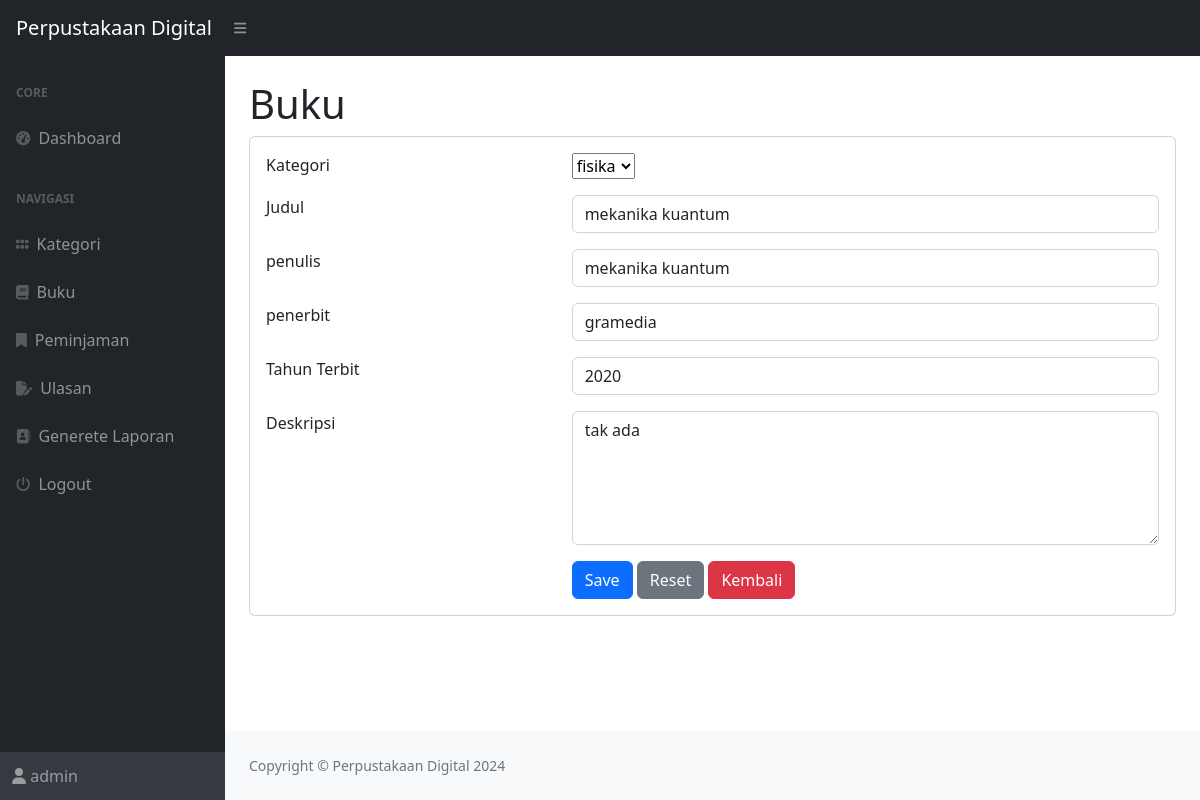
Screenshot of /index.php?page=buku_ubah&&id=1 (signed in) with the database file from the repository.
### tables this page shows
CREATE TABLE `buku` (
  `id_buku` int(11) NOT NULL,
  `id_kategori` int(11) DEFAULT NULL,
  `judul` varchar(255) DEFAULT NULL,
  `penulis` varchar(255) DEFAULT NULL,
  `penerbit` varchar(255) DEFAULT NULL,
  `tahun_terbit` int(11) DEFAULT NULL,
  `deskripsi` text DEFAULT NULL
);

CREATE TABLE `kategori` (
  `id_kategori` int(11) NOT NULL,
  `kategori` varchar(255) DEFAULT NULL
);

### buku_ubah.php (the view, shortened to what this page needs)
<h1 class="mt-4">Buku</h1>
<div class="card">
    <div class="card-body">
        <div class="row">
            <div class="col-md-12">
                <form method="post">
                    <?php
                    $id = $_GET['id'];
                    $query = mysqli_query($koneksi, "SELECT*FROM buku WHERE id_buku=$id");
                    $data = mysqli_fetch_array($query);
                    ?>
                    <div class="row mb-3">
                        <div class="col-md-4">Kategori</div>
                        <div class="col-md-8">
                            <select name="id_kategori" class="form_control">
                                <?php
                                $kat = mysqli_query($koneksi, "SELECT*FROM kategori");
                                while ($kategori = mysqli_fetch_array($kat)) {
                                ?>
                                    <option <?php if($kategori['id_kategori'] == $data['id_kategori']) echo 'selected'; ?> value="<?php echo $kategori['id_kategori']; ?>"><?php echo $kategori['kategori']; ?></option>
                                <?php
                                }
                                ?>
                            </select>
                        </div>
                    </div>
                    <div class="row mb-3">
                        <div class="col-md-4">Judul</div>
                        <div class="col-md-8"><input type="text" value="<?php echo $data['judul']; ?>" class="form-control" name="judul"></div>
                    </div>
                    <div class="row mb-3">
                        <div class="col-md-4">penulis</div>
                        <div class="col-md-8"><input type="text" value="<?php echo $data['penulis']; ?>" class="form-control" name="penulis"></div>
                    </div>
                    <div class="row mb-3">
                        <div class="col-md-4">penerbit</div>
                        <div class="col-md-8"><input type="text" value="<?php echo $data['penerbit']; ?>" class="form-control" name="penerbit"></div>
                    </div>
                    <div class="row mb-3">
                        <div class="col-md-4">Tahun Terbit</div>
                        <div class="col-md-8"><input type="number" value="<?php echo $data['tahun_terbit']; ?>" class="form-control" name="tahun_terbit"></div>
                    </div>
                    <div class="row mb-3">
                        <div class="col-md-4">Deskripsi</div>
                        <div class="col-md-8">
                            <textarea name="deskripsi" class="form-control" rows="5"><?php echo $data['deskripsi']; ?></textarea>
                        </div>
                    </div>
                    <div class="row">
                        <div class="col-md-4"></div>
                        <div class="col-md-8">
                            <button type="submit" class="btn btn-primary" name="submit" value="submit">Save</button>
                            <button type="reset" class="btn btn-secondary">Reset</button>
                            <a href="?page=buku" class="btn btn-danger">Kembali</a>
                        </div>
                    </div>
                </form>
            </div>
        </div>
    </div>
</div>

### rows the page displays
buku: id_kategori "fisika", judul "mekanika kuantum", penulis "mekanika kuantum", penerbit "gramedia", tahun_terbit "2020", deskripsi "tak ada"

### other values shown
$_SESSION['user']['nama'] "admin"
